Frame 1 (no input): blank canvas, image omitted
Frame 60 (the mouse pressed at the canvas centre just before this capture): blank canvas, image omitted
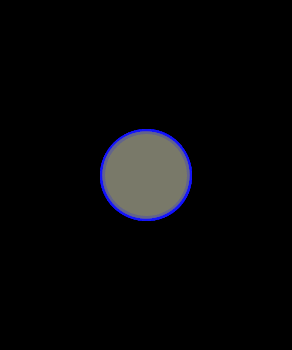
Frame 120 (the mouse held since frame 60 and released just before this capture)

The Processing sketch whose frames 1 and 60 were blank and that drew this single picture after the mouse press (run headless with seeded random() and noise(); from frame 60 on, the mouse is pressed at the canvas centre):

// Processing sketch: processing_99791
// ── processing_99791.pde

int i=1;
void setup(){
  size(292, 350);
  background(0);
  frameRate(30);
}
void draw(){
  smooth();
  strokeWeight(5);
  stroke(20,20,255,20);
  fill(random(255),random(255),random(255),70);
  float t=mouseY/2;
  ellipse (mouseX, mouseY,t,t);
}
void keyPressed(){
  save("image"+i+".png");
  i++;
}
